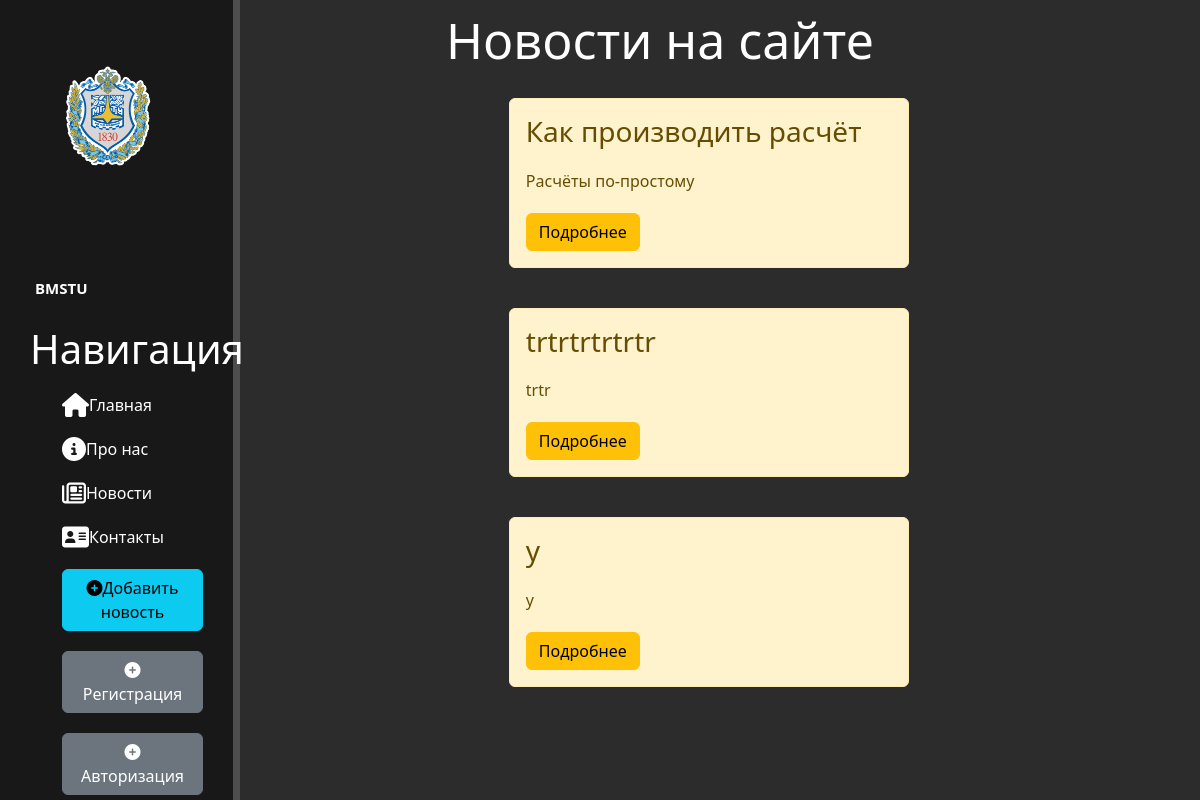
Before: /news/ with the older database file.
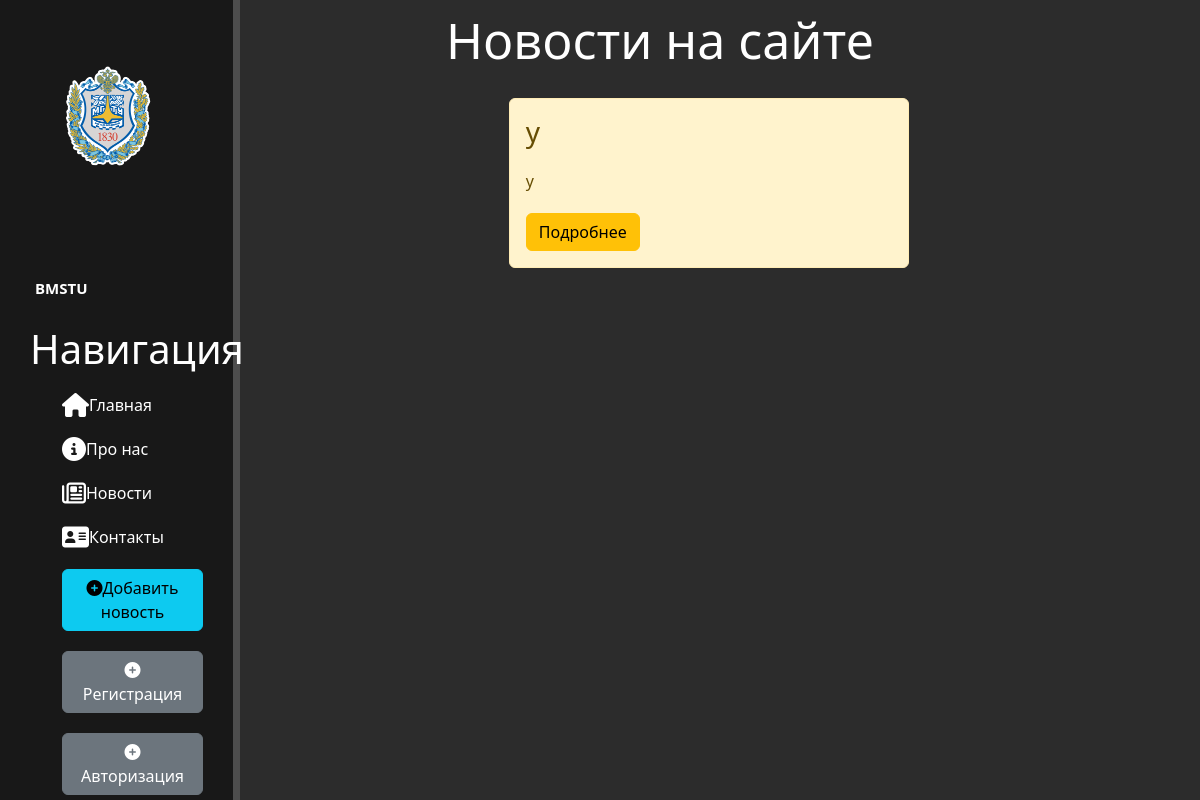
After: the same page with the newer database file.
### news/models.py (models this page shows, shortened)
class Articles(models.Model):
    title = models.CharField("Название", max_length=50)
    anons = models.CharField("Анонс", max_length=250)
    full_text = models.TextField("Содержание")
    date = models.DateTimeField("Дата публикации")
    class Meta:
        verbose_name = "Новость"
        verbose_name_plural = "Новости"

### news/views.py (the view)
# urls.py: path("", views.news_home, name="news_home"),
def news_home(request):
    news = Articles.objects.order_by("-date")
    return render(request, "news/news_home.html", {"news": news})

### news/templates/news/news_home.html (shortened to what this page needs)
{% extends "main/layout.html" %}
{% block content %}
    <div class="features">
        <h1>Новости на сайте</h1>
        {% if news%}
            {% for el in news %}
                <div class="alert alert-warning">
                    <h3>{{ el.title }}</h3>
                    <p>{{ el.anons }}</p>
                    <a href="{% url 'news-detail' el.id %}" class="btn btn-warning">Подробнее</a>
                </div>
            {% endfor %}
        {% else %}
        <p>Новостей нет! </p>
        {% endif %}
    </div>
{% endblock %}

Changed rows visible on the page:
removed Articles: title "Как производить расчёт", anons "Расчёты по-простому"
removed Articles: title "trtrtrtrtrtr", anons "trtr"
